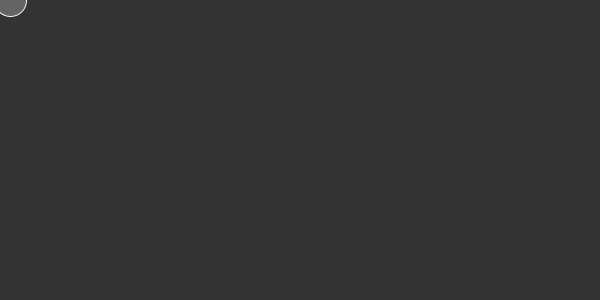
Frame 1 (no input)
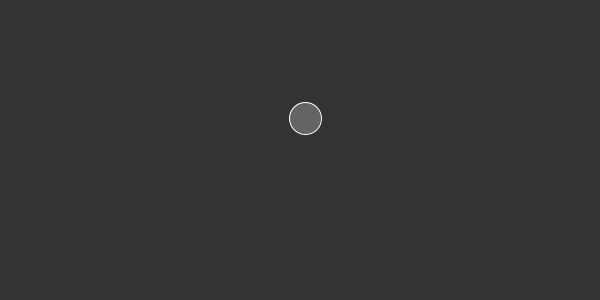
Frame 60 (the mouse pressed at the canvas centre just before this capture)
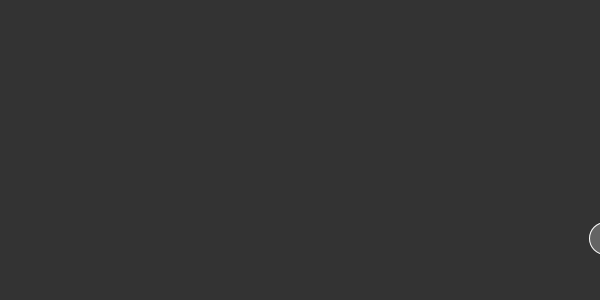
Frame 120 (the mouse held since frame 60 and released just before this capture)

The Processing sketch that drew these frames (run headless with seeded random() and noise(); from frame 60 on, the mouse is pressed at the canvas centre):

// Processing sketch: bouncingballfinalwidfunction
// ── bouncingballfinalwidfunction.pde
float x=0;
float y=0;
boolean going = false;
float xspeed=5;
float yspeed=2;
void setup(){
  //only once
  size(600,300);
  

  //background(50);
}
void draw(){
  //conti
  background(51);  
  displayBall();
  moveBall();
  checkEdges();
    
}

void displayBall(){
  fill(100);
  stroke(255);
  
  ellipse(x+10,y,32,32);
}
void moveBall(){
  x=x+xspeed;
  y=y+yspeed;
}
void checkEdges(){
    if(x>width || x<0){
    xspeed=xspeed*-1;
    }
    if(y>height || y<0){
    yspeed=yspeed*-1;
    }
}
